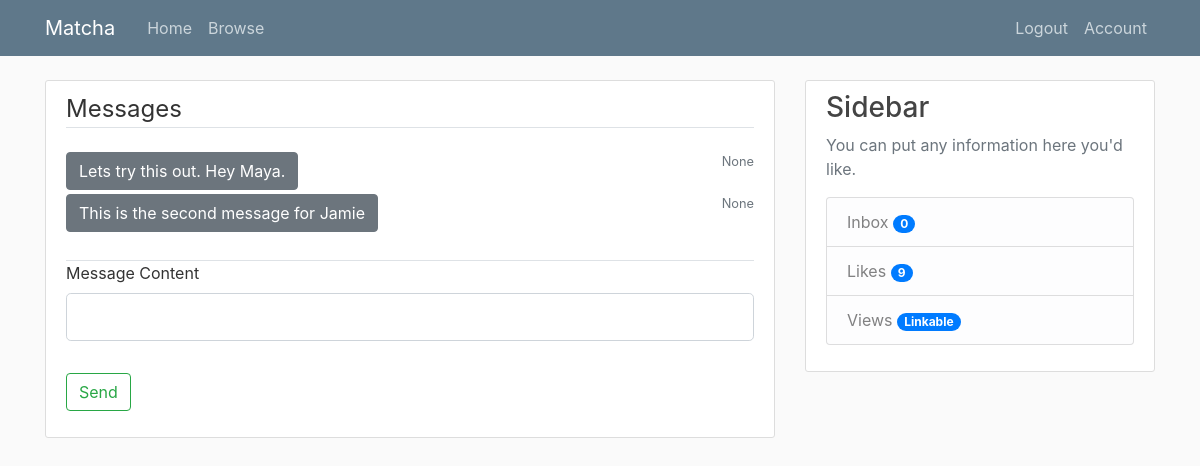
/messages (signed in), run on an earlier commit of the app's database.
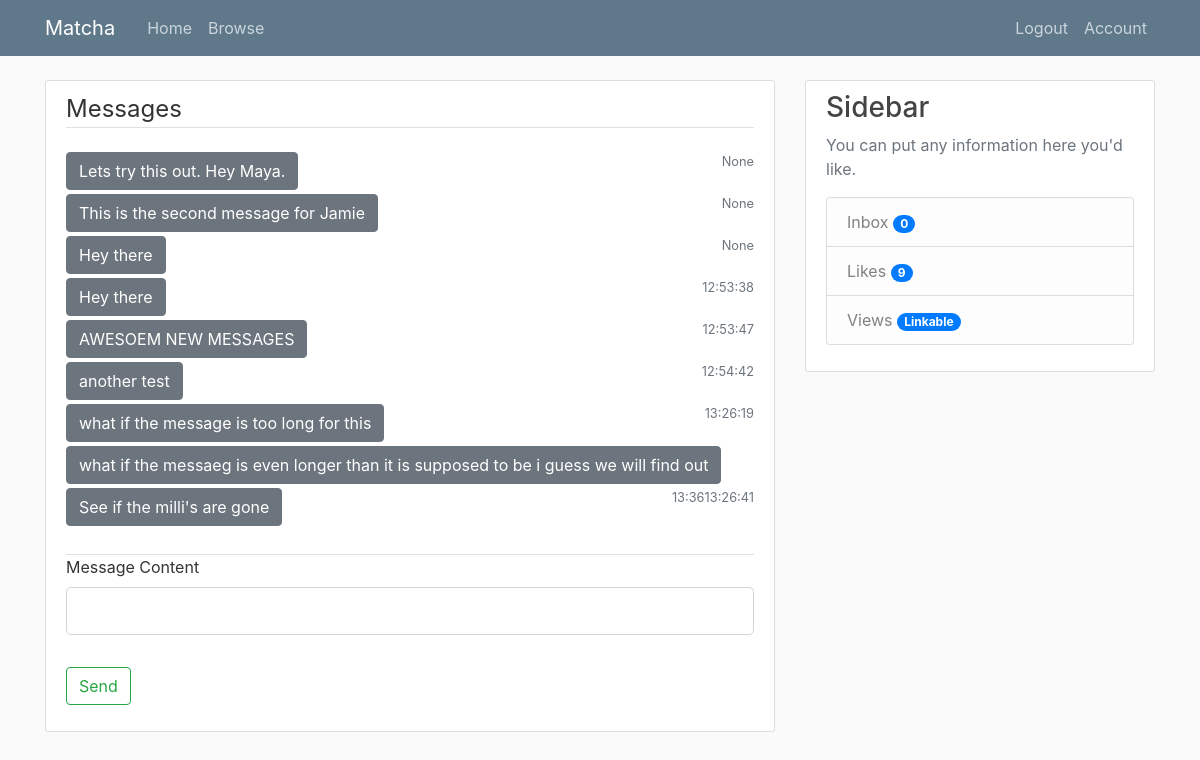
And on a later commit of the database.
### tables this page shows
CREATE TABLE messages (
            id INTEGER PRIMARY KEY AUTOINCREMENT,
            recipient INTEGER NULL,
            content TEXT NULL,
            date TEXT NULL,
            time TEXT NULL,
            user_id INTEGER NOT NULL,
            FOREIGN KEY (user_id)
                REFERENCES users (user_id) 
            );

### matcha/routes.py (the view, shortened to what this page needs)
@app.route('/messages', methods=['GET', 'POST'])
@login_required
def messages():
    form = MessagesForm()
    conn = sql.connect('matcha\\users.db')
    cur = conn.cursor()
    cur.execute("SELECT * FROM messages WHERE messages.user_id=:currentuser", {'currentuser': current_user.user_id})
    messages = cur.fetchall()
    conn.close()
    return render_template('messages.html', title='Messages', form=form, messages=messages)

### matcha/forms.py
class MessagesForm(FlaskForm):
    message_content = StringField('Message Content',
                                    validators=[DataRequired()])
    submit          = SubmitField('Send')
    pass

### matcha/classes.py (called while the page is built)
    def __repr__(self):
        return "User('{}', '{}', '{}', '{}', '{}', '{}', '{}', '{}', '{}', '{}', '{}', {}, {}, {}, {}, {}, {}, {})".format(
        self.user_id, self.firstname, self.lastname, self.age, self.birthdate,
        self.username, self.email, self.password, self.gender, self.sexual_pref,
        self.biography, self.famerating, self.image_file_p, self.image_file_1,
        self.image_file_2, self.image_file_3, self.image_file_4, self.image_file_5)

### matcha/models.py (called while the page is built)
@login_manager.user_loader
def load_user(id):
    conn = sql.connect('matcha\\users.db')
    cur = conn.cursor()
    cur.execute("SELECT * from users where email = (?)", [id])
    userrow = cur.fetchone()
    print ('id ', id)
    print ('fetchone ', userrow)
    user = User(userrow[0], userrow[1], userrow[2], userrow[3], userrow[4],
            userrow[5], userrow[6], userrow[7], userrow[8], userrow[9],
            userrow[10], userrow[11], userrow[12], userrow[13], userrow[14],
            userrow[15], userrow[16], userrow[17])
    print('return id', user)
    return (user)

### matcha/templates/messages.html (shortened to what this page needs)
{% extends "layout.html" %}
{% block content %}
<div class="content-section">
    <form method="POST" action="">
        <fieldset class="form-group">
            <legend class="border-bottom mb-4">Messages</legend>
            <div class="mb-4">
                {% for message in messages %}
                    <button type="button" class="btn btn-secondary mb-1">{{ message[2] }}</button>
                    <small class="text-muted pull-right">{{ message[4] }}</small><br>
                {% endfor %}
            </div>
            <div class="form-group border-top">
                {{ form.message_content.label(class="form-control-label") }}
                {% if form.message_content.errors %}
                {{ form.message_content(class="form-control form-control-lg is-invalid") }}
                <div class="invalid-feedback">
                    {% for error in form.message_content.errors %}
                        <span>{{ error }}</span>
                    {% endfor %}
                </div>
            {% else %}
                {{ form.message_content(class="form-control form-control-lg") }}
            {% endif %}
            </div>
        </fieldset>
        <div class="form-group">
            {{ form.submit(class="btn btn-outline-success") }}
        </div>
    </form>
</div>
{% endblock content %}

### matcha/templates/layout.html (shortened to what this page needs)
<!DOCTYPE html>
<html lang="en">
<head>
    <link rel="stylesheet" href="https://stackpath.bootstrapcdn.com/bootstrap/4.3.1/css/bootstrap.min.css">
    <link rel="stylesheet" type="text/css" href="{{ url_for('static', filename='main.css') }}">
    <link rel="stylesheet" href="https://cdnjs.cloudflare.com/ajax/libs/font-awesome/4.7.0/css/font-awesome.min.css">
</head>
<body>
    <header class="site-header">
        <nav class="navbar navbar-expand-md navbar-dark bg-steel fixed-top">
            <div class="container">
                <a class="navbar-brand mr-4" href="/">Matcha</a>
                <div class="collapse navbar-collapse" id="navbarToggle">
                    <div class="navbar-nav mr-auto">
                        {% if current_user.is_authenticated %}
                        <a class="nav-item nav-link" href="{{ url_for('home') }}">Home</a>
                        <a class="nav-item nav-link" href="#">Browse</a>
                        {% else %}
                        <a class="nav-item nav-link" href="{{ url_for('home') }}">Home</a>
                        <a class="nav-item nav-link" href="{{ url_for('about') }}">About</a>
                        {% endif %}
                    </div>
                    <div class="navbar-nav">
                        {% if current_user.is_authenticated %}
                            <a class="nav-item nav-link" href="{{ url_for('logout') }}">Logout</a>
                            <a class="nav-item nav-link" href="{{ url_for('account') }}">Account</a>
                        {% else %}
                            <a class="nav-item nav-link" href="{{ url_for('login') }}">Login</a>
                            <a class="nav-item nav-link" href="{{ url_for('register') }}">Register</a>
                        {% endif %}
                    </div>
                </div>
            </div>
        </nav>
    </header>
    <main role="main" class="container">
        <div class="row">
            <div class="col-md-8">
                {% block content %}{% endblock %}
            </div>
            {% if current_user.is_authenticated %}
            <div class="col-md-4">
                <div class="content-section">
                    <h3>Sidebar</h3>
                    <p class='text-muted'>You can put any information here you'd like.
                    <ul class="list-group">
                        <a href="{{ url_for('inbox') }}" class="list-group-item list-group-item-light">Inbox <span class="badge badge-pill badge-primary">{{ posts|length }}</span></a>
                        <li class="list-group-item list-group-item-light">Likes <span class="badge badge-pill badge-primary">9</span></li>
                        <li class="list-group-item list-group-item-light">Views <a href="#" class="badge badge-pill badge-primary">Linkable</a></li>
                    </ul>
                    </p>
                </div>
            </div>
            {% endif %}
        </div>
    </main>
</body>
</html>

### matcha/static/main.css (style rules this page uses)
body { background: #fafafa; color: #333333; margin-top: 5rem; }
h1, h2, h3, h4, h5, h6 { color: #444444; }
.bg-steel { background-color: #5f788a; }
.site-header .navbar-nav .nav-link { color: #cbd5db; }
.content-section { background: #ffffff; padding: 10px 20px; border: 1px solid #dddddd; border-radius: 3px; margin-bottom: 20px; }

What changed in the data, as far as the page shows it:
added messages: content "Hey there", message "None"
added messages: content "Hey there", time "12:53:38"
added messages: content "AWESOEM NEW MESSAGES", time "12:53:47"
added messages: content "another test", time "12:54:42"
added messages: content "what if the message is too long for this", time "13:26:19"
added messages: content "what if the messaeg is even longer than it is supposed to be i guess we will find out", time "13:26:41"
added messages: content "See if the milli's are gone", time "13:36"
